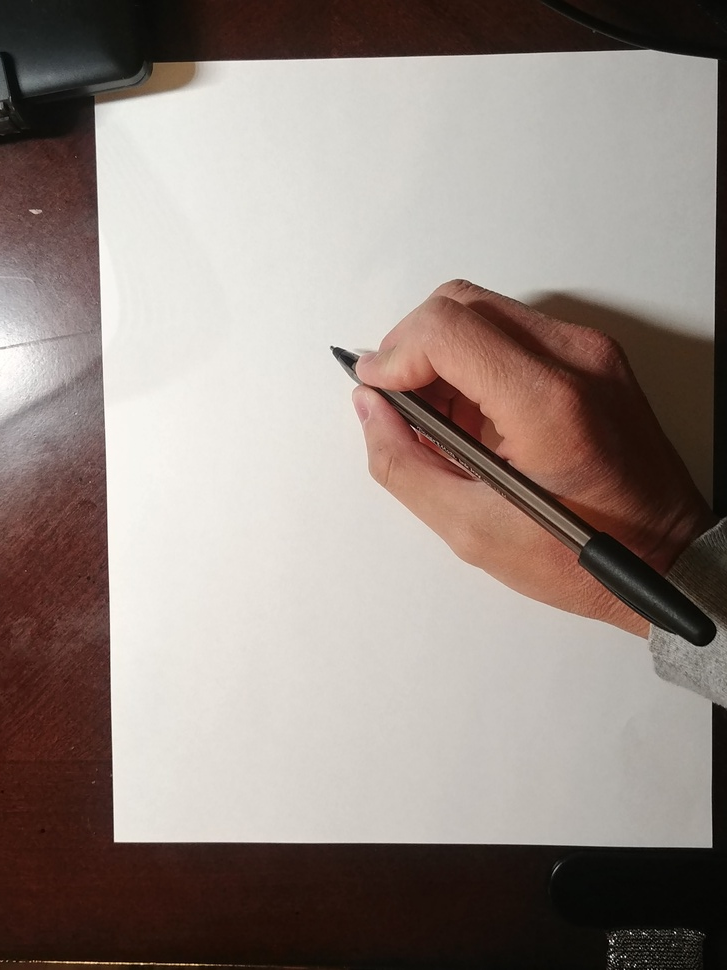
#> input picture test.jpg, 727 x 970 px, shrunk from 3120 x 4160 before the run, given in place of the camera
$ python webcam.py
#> lines starting #> are read from the running program, lines starting #| are printed output that depends on the picture; after the words box and inside, x2 and y2 are one past the last pixel; in counts of white or black regions, pixels touching at a corner belong together
# https://medium.com/@jeppbautista/connect-android-camera-to-python-using-opencv-90fd19d838

import cv2
import numpy as np


import cython
print(cv2.useOptimized())
# @cython.boundscheck(False)
def main():
    cap = cv2.VideoCapture(0)
    ret, frame = cap.read()
#> frame is the input picture: shape (970, 727, 3); mean B, G, R 129.3, 135.6, 147.9
    grayImage = cv2.cvtColor(frame, cv2.COLOR_BGR2GRAY)
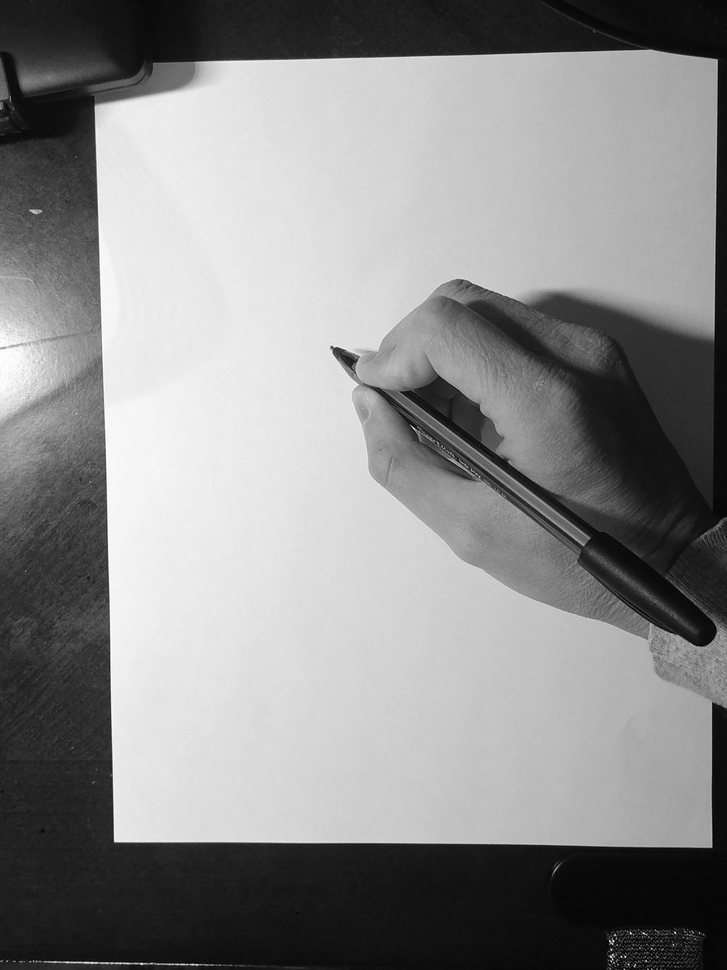
#> grayImage: shape (970, 727); min 0, max 255, mean 138.6
    height, width = grayImage.shape[:2]#keyihuancun
#> height = 970; width = 727

    while True:
        ret, frame = cap.read()
        grayImage = cv2.cvtColor(frame, cv2.COLOR_BGR2GRAY)
        for i in range(width-1):
            for j in range(height-1):
                grayImage[j,i]-=200
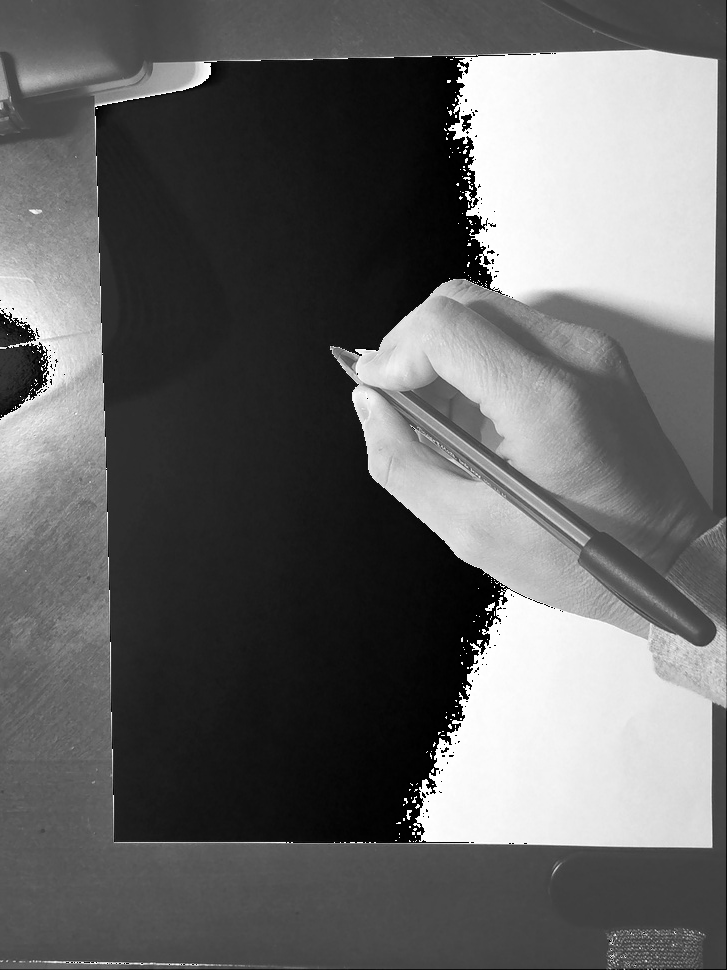
#> grayImage: shape (970, 727); min 0, max 255, mean 100.3
        # grayImage=255-grayImage
        # img = grayImage
        gray = img = grayImage #cv2.cvtColor(img,cv2.COLOR_BGR2GRAY)
        # ret,gray = cv2.threshold(gray,150,200,200)
        ret,gray = cv2.threshold(gray,np.mean(gray)*0.75,255,cv2.THRESH_BINARY)
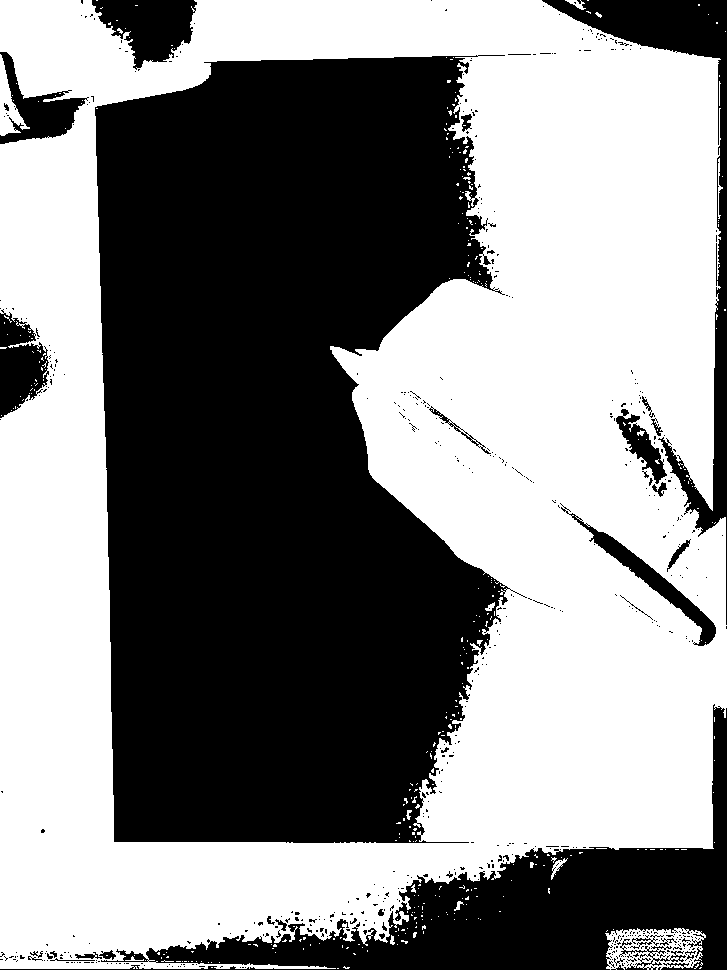
#> gray: shape (970, 727); 53.4% white; 564 black regions (527 under 20 px)
#> ret = 75
        gray2 = gray.copy()
        mask = np.zeros(gray.shape,np.uint8)

        contours, hier = cv2.findContours(gray,cv2.RETR_LIST,cv2.CHAIN_APPROX_SIMPLE)
#> contours = 1340 contours, 1258 with area under 20; largest, box (x1, y1, x2, y2) and area: (0, 0, 727, 969) 631952, (94, 54, 511, 844) 257704, (605, 928, 706, 970) 3313, (568, 512, 717, 647) 2670, (615, 413, 668, 485) 1398
        for cnt in contours:
            if 0<cv2.contourArea(cnt)<100:
                cv2.drawContours(img,[cnt],0,(0,255,0),2)
                cv2.drawContours(mask,[cnt],0,255,-1)
#> this loop made 1340 passes
#> cnt on passes 1, 2, 4: [[337, 968], [338, 968]], [[700, 967], [699, 968], [700, 968], [701, 967]], [[642, 967], [643, 966], [644, 967], [643, 968]]
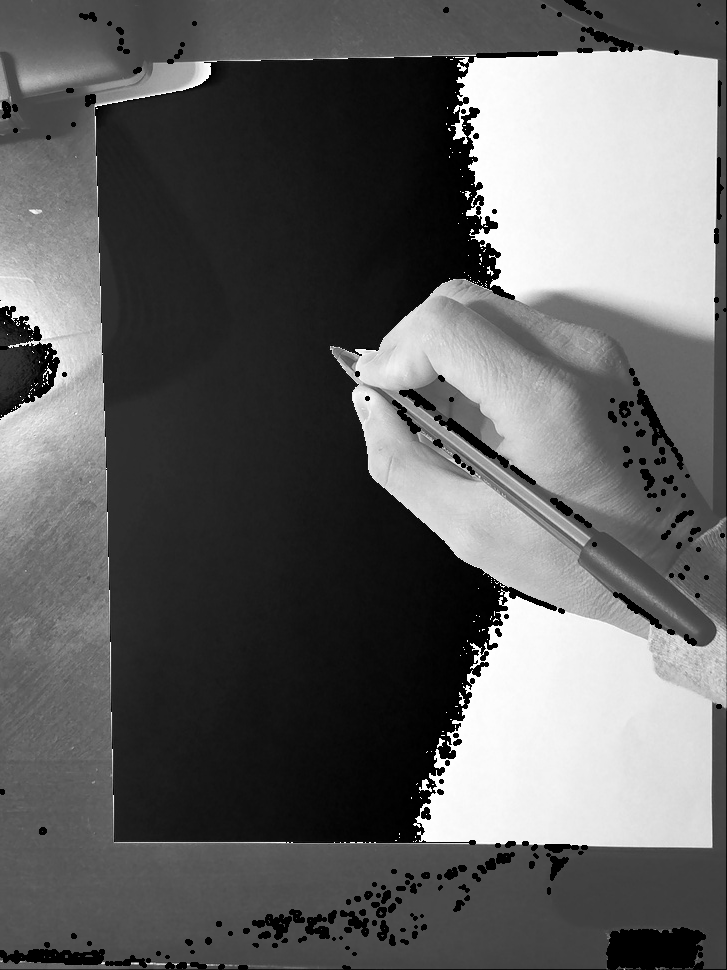
#> img: shape (970, 727); 3.07% of pixels changed, all inside (x1, y1, x2, y2) = (0, 0, 727, 970)
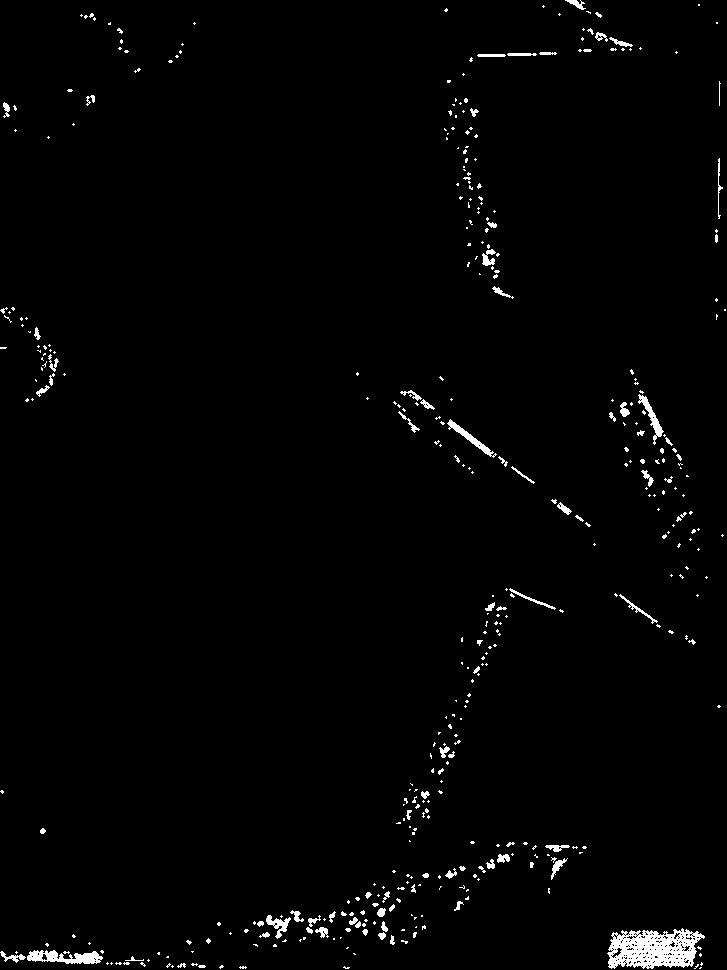
#> mask: shape (970, 727); 1.6% white; 421 white regions (333 under 20 px), largest, box (x1, y1, x2, y2) and area: (607, 928, 705, 969) 2643, (27, 950, 103, 964) 640, (447, 419, 497, 458) 336

        # https://stackoverflow.com/questions/10262600/how-to-detect-region-of-large-of-white-pixels-using-opencv
        cv2.imshow("Capturing",img)
        cv2.resizeWindow("Capturing",600,600)
        if cv2.waitKey(1) & 0xFF == ord('q'):
#> (key q is pressed here)
            break

    cap.release()
    cv2.destroyAllWindows()

main()
# https://stackoverflow.com/questions/49978705/access-ip-camera-in-python-opencv
